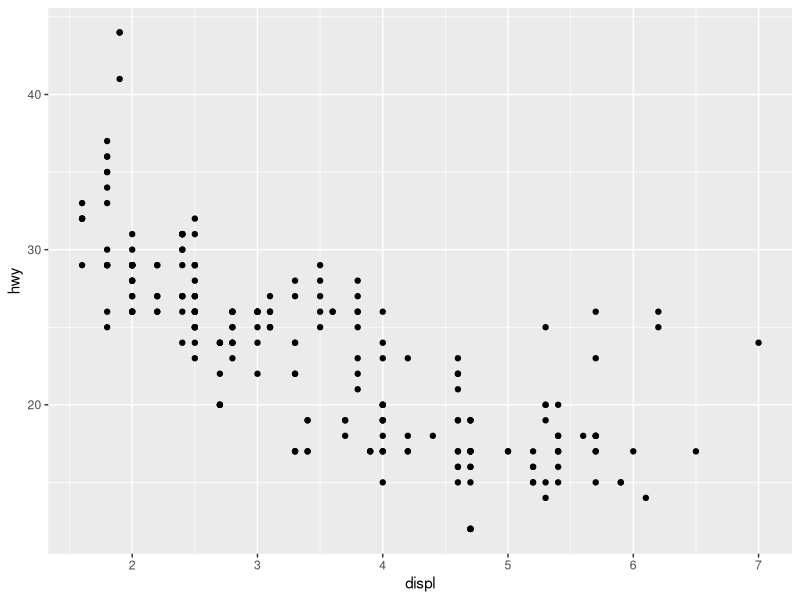
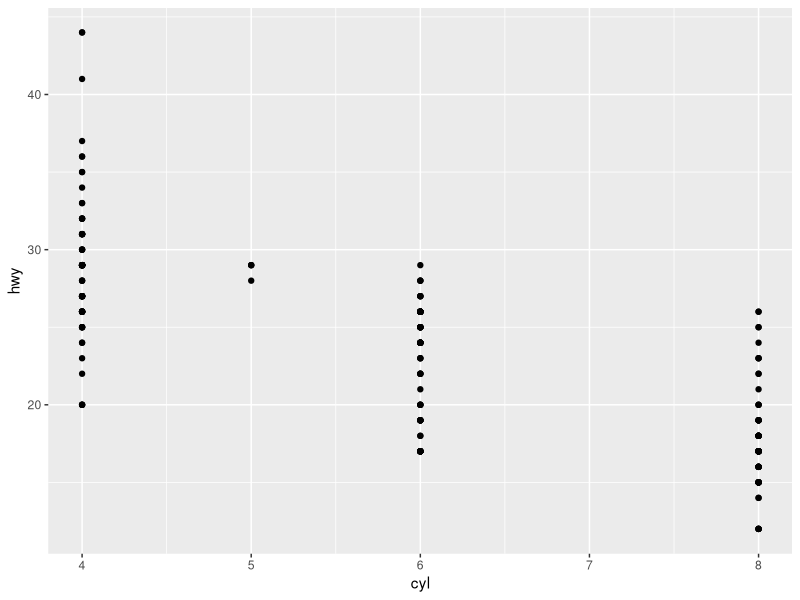
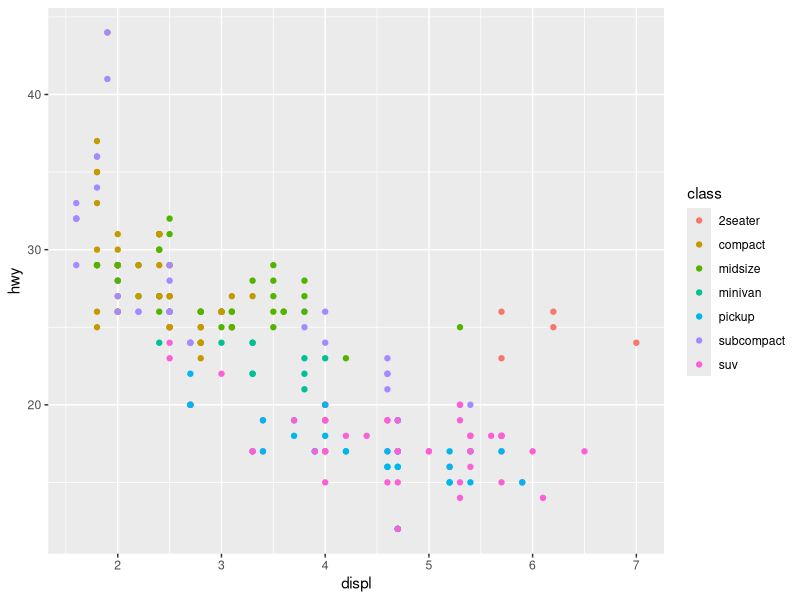
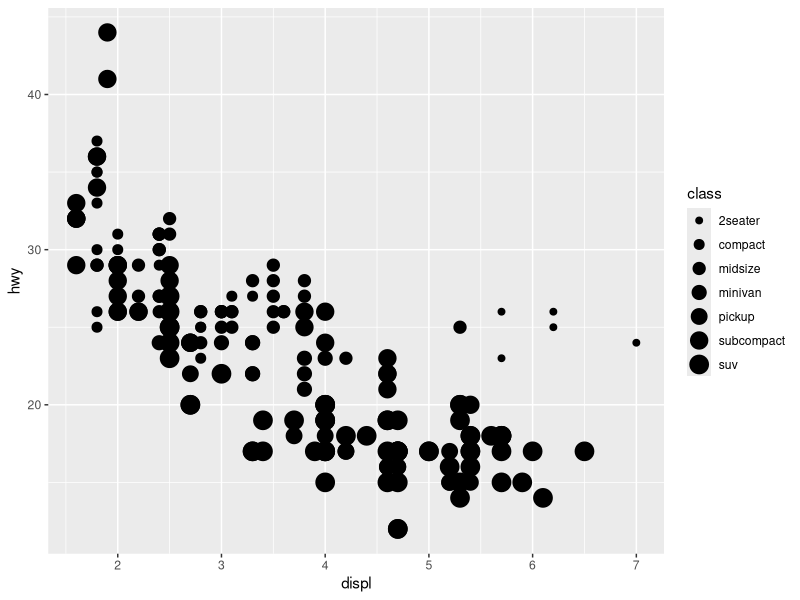
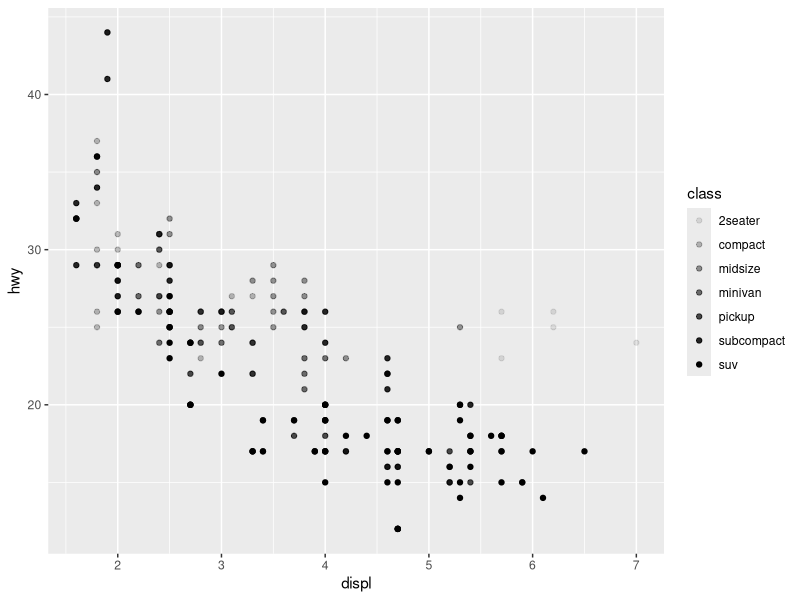
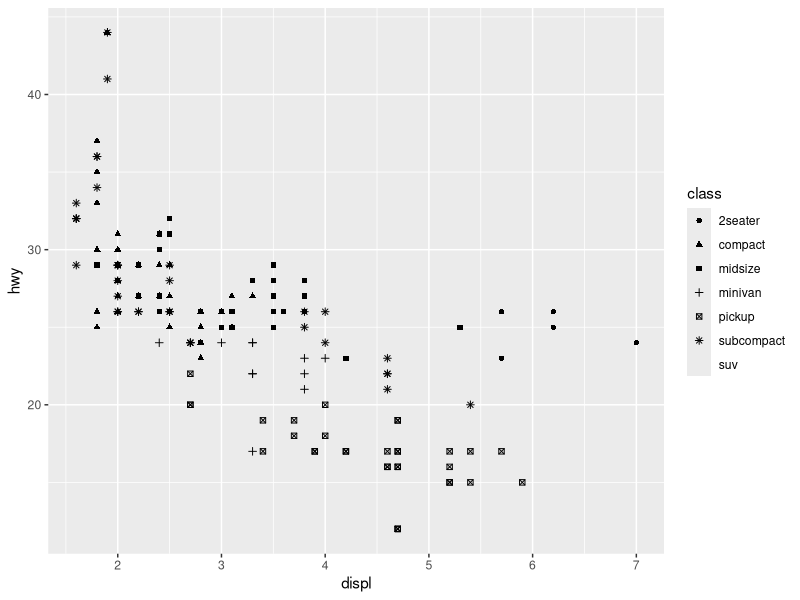
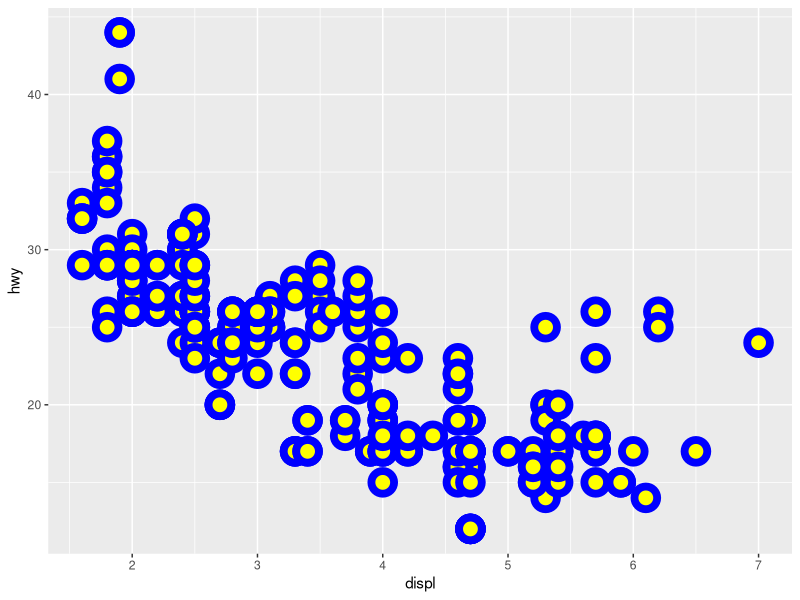
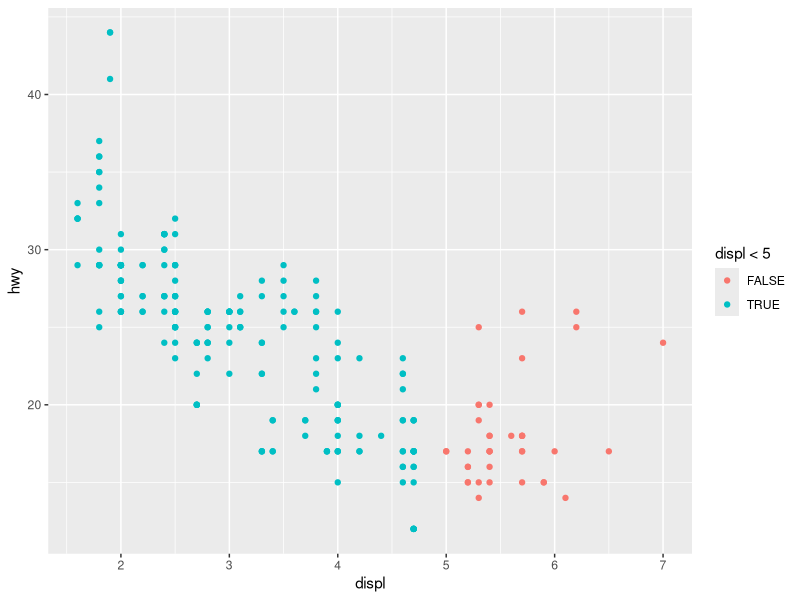

The R script that drew these images, in order:
### Data Analysis Process ###
# Import -> Tidy -> Transform
#                -> Visualise
#                -> Model -> Communicate

### Data Visualizsation ###
# http://r4ds.had.co.nz/data-visualisation.html

# Packages 
library(tidyverse)

### The mpg data frame
mpg
ggplot(data = mpg, mapping = aes(x = displ, y = hwy)) + geom_point()
ggplot(data = mpg, mapping = aes(x = cyl, y = hwy)) + geom_point()



ggplot(data = mpg, mapping = aes(x = displ, y = hwy, color = class)) + geom_point()
# we could also map "class" to size, but mapping an unordered variable(class) to an ordered aesthetics (size) is not a good idea
ggplot(data = mpg, mapping = aes(x = displ, y = hwy, size = class)) + geom_point()

# Or we could have mapped class to the alpha aesthetic, which controls the transparency of the points, or the shape of the points.
# Left
ggplot(data = mpg) + 
  geom_point(mapping = aes(x = displ, y = hwy, alpha = class))
# Right
ggplot(data = mpg) + 
  geom_point(mapping = aes(x = displ, y = hwy, shape = class))
# You can also set the aesthetic properties of your geom manually. For example, we can make all of the points in our plot blue:
ggplot(data = mpg, mapping = aes(x = displ, y = hwy)) + geom_point(color = "blue",stroke = 4, fill = "yellow",size = 5, shape = 21)
# Conditional coloring
ggplot(data = mpg, mapping = aes(x = displ, y = hwy, color = displ <5)) + geom_point()

### Facets 
## facet_warp: it splits plot across the categories 
# one variable
ggplot(data = mpg, aes(x = displ, y = hwy)) +
  geom_point() +
  facet_wrap( ~ class, nrow = 2)
# two varaible
ggplot(data = mpg, aes(x = displ, y = hwy)) +
  geom_point() +
  facet_wrap(drv ~ class, nrow = 3)

## facet_grid does a similar thing but instead of creating plots it creats different grids and plots each one
# two variable
ggplot(data = mpg, aes(x = displ, y = hwy)) +
  geom_point() +
  facet_grid(drv ~ cyl)

# one variable
# showing facet over columns
ggplot(data = mpg, aes(x = displ, y = hwy)) +
  geom_point() +
  facet_grid(. ~ cyl)

# showing facet over rows
ggplot(data = mpg) + 
  geom_point(mapping = aes(x = displ, y = hwy)) +
  facet_grid(drv ~ .)


### Geometric objects
ggplot(data = mpg) + 
  geom_point(mapping = aes(x = displ, y = hwy, color = drv)) +
  geom_smooth(mapping = aes(x = displ, y = hwy, color =drv, linetype = drv))

# Group doesn't separates the coloring
ggplot(data = mpg) +
  geom_smooth(mapping = aes(x = displ, y = hwy, group = drv))

# ggplot2 will automatically group the data for these geoms whenever you map an aesthetic to a discrete variable
ggplot(data = mpg) +
  geom_smooth(
    mapping = aes(x = displ, y = hwy, color = drv),
    show.legend = FALSE
  )

# To display multiple geoms in the same plot, add multiple geom functions to ggplot():
ggplot(data = mpg) + 
  geom_point(mapping = aes(x = displ, y = hwy)) +
  geom_smooth(mapping = aes(x = displ, y = hwy))

# ggplot2 will treat these mappings as global mappings that apply to each geom in the graph. 
# In other words, this code will produce the same plot as the previous code:
ggplot(data = mpg, mapping = aes(x = displ, y = hwy)) + 
  geom_point() + 
  geom_smooth()

# You can use the same idea to specify different data for each layer. Here, our smooth line displays just a subset of the mpg dataset, the subcompact cars. The local data argument in geom_smooth() overrides the global data argument in ggplot() for that layer only.
ggplot(data = mpg, mapping = aes(x = displ, y = hwy)) + 
  geom_point(mapping = aes(color = class)) + 
  geom_smooth(data = filter(mpg, class == "subcompact"), se = FALSE)

### Statistical transformations
ggplot(data = diamonds) + geom_bar(mapping = aes(x = cut))
# diamond count data is not a variable in the dataset
# where does it come from?
# The algorithm used to calculate new values for a graph is called a stat, short for statistical transformation. The figure below describes how this process works with geom_bar().
# types of stat = arguments:
#   1. identity (use original data without statistical transformation)
demo <- tribble(
  ~cut,         ~freq,
  "Fair",       1610,
  "Good",       4906,
  "Very Good",  12082,
  "Premium",    13791,
  "Ideal",      21551
)

ggplot(data = demo) +
  geom_bar(mapping = aes(x = cut, y = freq), stat = "identity")
#   2. ..prop.. (overriding default mapping: display a bar chart of proportion rather than count)
ggplot(data = diamonds) + 
  geom_bar(mapping = aes(x = cut, y = ..prop.., group = 1))
#   3. draw a greater attention to the statistical tranformation in our code. For example, use stat_summary()
#     summarises the y values for each unique x value, to drraw attention to the summary that you are computing
ggplot(data = diamonds) + 
  stat_summary(
    mapping = aes(x = cut, y = depth),
    fun.ymin = min,
    fun.ymax = max,
    fun.y = median
  )
# note: ggplot2 provides over 20 stats for you to use. each stats is a function. you can look them up in ?stat_bin


### Position Adjustment
# You can colour a bar chart using either the colour aesthetic, or, more usefully, fill:
ggplot(data = diamonds) + 
  geom_bar(mapping = aes(x = cut, colour = cut))
ggplot(data = diamonds) + 
  geom_bar(mapping = aes(x = cut, fill = cut))
# Note what happens if you map the fill aesthetic to another variable, like clarity: the bars are automatically stacked.
ggplot(data = diamonds) + 
  geom_bar(mapping = aes(x = cut, fill = clarity))
# The stacking is performed automatically by the position adjustment specified by the position argument.
# position arguments:
#   1. position = "identity" will place each object exactly where it falls in the context of the graph
#   2. position = "fill" works like stacking, but makes each set of stacked bars the same height. This makes it easier to compare proportions across groups.
ggplot(data = diamonds) + 
  geom_bar(mapping = aes(x = cut, fill = clarity), position = "fill")
#   3. position = "dodge" places overlapping objects directly beside one another. This makes it easier to compare individual values.
ggplot(data = diamonds) + 
  geom_bar(mapping = aes(x = cut, fill = clarity), position = "dodge")

# There's one other type of adjustment that's not useful for bar charts, but it can be very useful for scatterplots. 
# You can avoid this gridding by setting the position adjustment to "jitter". position = "jitter" adds a small amount of random noise to each point. This spreads the points out because no two points are likely to receive the same amount of random noise.
# position = "jitter" with scatterplot
ggplot(data = mpg) + 
  geom_point(mapping = aes(x = displ, y = hwy), position = "jitter")


### Coordinate Systems
# coord_flip() switches the x and y axes. This is useful for horizontal boxplots and graphs
ggplot(data = mpg, mapping = aes(x = class, y = hwy)) + 
  geom_boxplot()
ggplot(data = mpg, mapping = aes(x = class, y = hwy)) + 
  geom_boxplot() +
  coord_flip()
# coord_quickmap() sets the aspect ratio correctly for maps. This is very important if you're plotting spatial data with ggplot2 (which unfortunately we don't have the space to cover in this book).
nz <- map_data("nz")

ggplot(nz, aes(long, lat, group = group)) +
  geom_polygon(fill = "white", colour = "black")

ggplot(nz, aes(long, lat, group = group)) +
  geom_polygon(fill = "white", colour = "black") +
  coord_quickmap()

# coord_polar() uses polar coordinates. Polar coordinates reveal an interesting connection between a bar chart and a Coxcomb chart.
bar <- ggplot(data = diamonds) + 
  geom_bar(
    mapping = aes(x = cut, fill = cut), 
    show.legend = FALSE,
    width = 1
  ) + 
  theme(aspect.ratio = 1) +
  labs(x = NULL, y = NULL)

bar + coord_flip()
bar + coord_polar()
